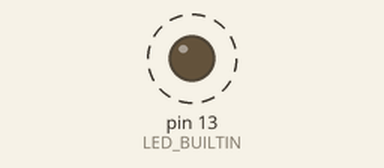
Simulated run of this sketch. Board: Arduino Uno, built with avr-gcc and run on an emulated ATmega328P. Parts: output pins drawn as LEDs (lit = HIGH). Dashed ring = blinking. What the sketch prints to the serial monitor is not drawn.

Above: at 0.5 s.
Timing chart, 0 to 4.6 s (numbered marks = the images above):
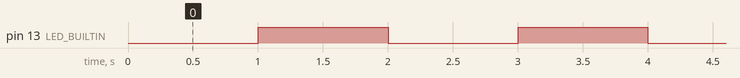

Measured:
- by itself, pin 13 (LED_BUILTIN): alternates HIGH for 1.0 s and LOW for 1.0 s

The sketch:

sketch_jan06a.ino
```cpp
int counter = 0;
int led = HIGH;

void setup() {
  // put your setup code here, to run once:
  // initialize serial communication at 9600 bits per second:
  Serial.begin(9600);
    pinMode(LED_BUILTIN, OUTPUT);
}

void loop() {
  // put your main code here, to run repeatedly:
  Serial.println(counter);
  counter++;
  if(led==HIGH)
    led = LOW;
  else
    led = HIGH;
  digitalWrite(LED_BUILTIN, led);
  delay(1000);
}
```
